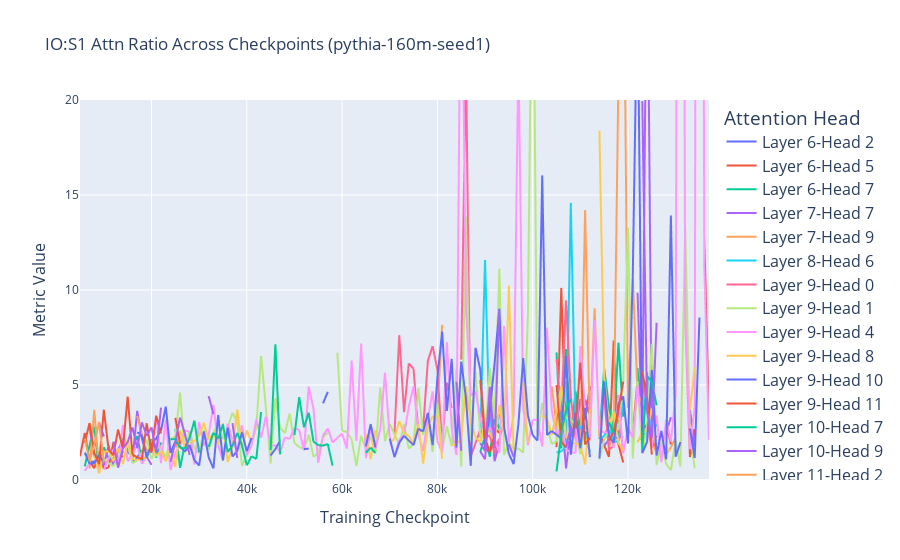

Notebook code cell kept with this figure:
### Code cell
all_heads_io_attn = plot_head_circuit_scores(MODEL_NAME, io_s1_attn_ratio, title= f'IO:S1 Attn Ratio Across Checkpoints ({MODEL_NAME})', limit_to_list=all_nmh, range_y=[0, 20])

### Figure 1 — Plotly figure (JSON) as saved in the notebook; plotly's stock layout.template omitted (floating-point values rounded to 4 significant figures; data arrays with more than 128 entries replaced by an {"elided": "..."} marker saying what was removed)
{"data": [{"hovertemplate": "Layer-Head=Layer 6-Head 2<br>Checkpoint=%{x}<br>Metric Value=%{y}<extra></extra>", "legendgroup": "Layer 6-Head 2", "line": {"color": "#636efa", "dash": "solid"}, "marker": {"symbol": "circle"}, "mode": "lines", "name": "Layer 6-Head 2", "showlegend": true, "type": "scattergl", "x": {"elided": "133 int values"}, "xaxis": "x", "y": {"elided": "133 float values"}, "yaxis": "y"}, {"hovertemplate": "Layer-Head=Layer 6-Head 5<br>Checkpoint=%{x}<br>Metric Value=%{y}<extra></extra>", "legendgroup": "Layer 6-Head 5", "line": {"color": "#EF553B", "dash": "solid"}, "marker": {"symbol": "circle"}, "mode": "lines", "name": "Layer 6-Head 5", "showlegend": true, "type": "scattergl", "x": {"elided": "133 int values"}, "xaxis": "x", "y": {"elided": "133 float values"}, "yaxis": "y"}, {"hovertemplate": "Layer-Head=Layer 6-Head 7<br>Checkpoint=%{x}<br>Metric Value=%{y}<extra></extra>", "legendgroup": "Layer 6-Head 7", "line": {"color": "#00cc96", "dash": "solid"}, "marker": {"symbol": "circle"}, "mode": "lines", "name": "Layer 6-Head 7", "showlegend": true, "type": "scattergl", "x": {"elided": "133 int values"}, "xaxis": "x", "y": {"elided": "133 float values"}, "yaxis": "y"}, {"hovertemplate": "Layer-Head=Layer 7-Head 7<br>Checkpoint=%{x}<br>Metric Value=%{y}<extra></extra>", "legendgroup": "Layer 7-Head 7", "line": {"color": "#ab63fa", "dash": "solid"}, "marker": {"symbol": "circle"}, "mode": "lines", "name": "Layer 7-Head 7", "showlegend": true, "type": "scattergl", "x": {"elided": "133 int values"}, "xaxis": "x", "y": {"elided": "133 float values"}, "yaxis": "y"}, {"hovertemplate": "Layer-Head=Layer 7-Head 9<br>Checkpoint=%{x}<br>Metric Value=%{y}<extra></extra>", "legendgroup": "Layer 7-Head 9", "line": {"color": "#FFA15A", "dash": "solid"}, "marker": {"symbol": "circle"}, "mode": "lines", "name": "Layer 7-Head 9", "showlegend": true, "type": "scattergl", "x": {"elided": "133 int values"}, "xaxis": "x", "y": {"elided": "133 float values"}, "yaxis": "y"}, {"hovertemplate": "Layer-Head=Layer 8-Head 6<br>Checkpoint=%{x}<br>Metric Value=%{y}<extra></extra>", "legendgroup": "Layer 8-Head 6", "line": {"color": "#19d3f3", "dash": "solid"}, "marker": {"symbol": "circle"}, "mode": "lines", "name": "Layer 8-Head 6", "showlegend": true, "type": "scattergl", "x": {"elided": "133 int values"}, "xaxis": "x", "y": {"elided": "133 float values"}, "yaxis": "y"}, {"hovertemplate": "Layer-Head=Layer 9-Head 0<br>Checkpoint=%{x}<br>Metric Value=%{y}<extra></extra>", "legendgroup": "Layer 9-Head 0", "line": {"color": "#FF6692", "dash": "solid"}, "marker": {"symbol": "circle"}, "mode": "lines", "name": "Layer 9-Head 0", "showlegend": true, "type": "scattergl", "x": {"elided": "133 int values"}, "xaxis": "x", "y": {"elided": "133 float values"}, "yaxis": "y"}, {"hovertemplate": "Layer-Head=Layer 9-Head 1<br>Checkpoint=%{x}<br>Metric Value=%{y}<extra></extra>", "legendgroup": "Layer 9-Head 1", "line": {"color": "#B6E880", "dash": "solid"}, "marker": {"symbol": "circle"}, "mode": "lines", "name": "Layer 9-Head 1", "showlegend": true, "type": "scattergl", "x": {"elided": "133 int values"}, "xaxis": "x", "y": {"elided": "133 float values"}, "yaxis": "y"}, {"hovertemplate": "Layer-Head=Layer 9-Head 4<br>Checkpoint=%{x}<br>Metric Value=%{y}<extra></extra>", "legendgroup": "Layer 9-Head 4", "line": {"color": "#FF97FF", "dash": "solid"}, "marker": {"symbol": "circle"}, "mode": "lines", "name": "Layer 9-Head 4", "showlegend": true, "type": "scattergl", "x": {"elided": "133 int values"}, "xaxis": "x", "y": {"elided": "133 float values"}, "yaxis": "y"}, {"hovertemplate": "Layer-Head=Layer 9-Head 8<br>Checkpoint=%{x}<br>Metric Value=%{y}<extra></extra>", "legendgroup": "Layer 9-Head 8", "line": {"color": "#FECB52", "dash": "solid"}, "marker": {"symbol": "circle"}, "mode": "lines", "name": "Layer 9-Head 8", "showlegend": true, "type": "scattergl", "x": {"elided": "133 int values"}, "xaxis": "x", "y": {"elided": "133 float values"}, "yaxis": "y"}, {"hovertemplate": "Layer-Head=Layer 9-Head 10<br>Checkpoint=%{x}<br>Metric Value=%{y}<extra></extra>", "legendgroup": "Layer 9-Head 10", "line": {"color": "#636efa", "dash": "solid"}, "marker": {"symbol": "circle"}, "mode": "lines", "name": "Layer 9-Head 10", "showlegend": true, "type": "scattergl", "x": {"elided": "133 int values"}, "xaxis": "x", "y": {"elided": "133 float values"}, "yaxis": "y"}, {"hovertemplate": "Layer-Head=Layer 9-Head 11<br>Checkpoint=%{x}<br>Metric Value=%{y}<extra></extra>", "legendgroup": "Layer 9-Head 11", "line": {"color": "#EF553B", "dash": "solid"}, "marker": {"symbol": "circle"}, "mode": "lines", "name": "Layer 9-Head 11", "showlegend": true, "type": "scattergl", "x": {"elided": "133 int values"}, "xaxis": "x", "y": {"elided": "133 float values"}, "yaxis": "y"}, {"hovertemplate": "Layer-Head=Layer 10-Head 7<br>Checkpoint=%{x}<br>Metric Value=%{y}<extra></extra>", "legendgroup": "Layer 10-Head 7", "line": {"color": "#00cc96", "dash": "solid"}, "marker": {"symbol": "circle"}, "mode": "lines", "name": "Layer 10-Head 7", "showlegend": true, "type": "scattergl", "x": {"elided": "133 int values"}, "xaxis": "x", "y": {"elided": "133 float values"}, "yaxis": "y"}, {"hovertemplate": "Layer-Head=Layer 10-Head 9<br>Checkpoint=%{x}<br>Metric Value=%{y}<extra></extra>", "legendgroup": "Layer 10-Head 9", "line": {"color": "#ab63fa", "dash": "solid"}, "marker": {"symbol": "circle"}, "mode": "lines", "name": "Layer 10-Head 9", "showlegend": true, "type": "scattergl", "x": {"elided": "133 int values"}, "xaxis": "x", "y": {"elided": "133 float values"}, "yaxis": "y"}, {"hovertemplate": "Layer-Head=Layer 11-Head 2<br>Checkpoint=%{x}<br>Metric Value=%{y}<extra></extra>", "legendgroup": "Layer 11-Head 2", "line": {"color": "#FFA15A", "dash": "solid"}, "marker": {"symbol": "circle"}, "mode": "lines", "name": "Layer 11-Head 2", "showlegend": true, "type": "scattergl", "x": {"elided": "133 int values"}, "xaxis": "x", "y": {"elided": "133 float values"}, "yaxis": "y"}], "layout": {"legend": {"font": {"size": 16}, "title": {"text": "Attention Head"}, "tracegroupgap": 0}, "showlegend": true, "title": {"text": "IO:S1 Attn Ratio Across Checkpoints (pythia-160m-seed1)"}, "xaxis": {"anchor": "y", "domain": [0, 1], "title": {"font": {"size": 16}, "text": "Training Checkpoint"}}, "yaxis": {"anchor": "x", "domain": [0, 1], "range": [0, 20], "title": {"font": {"size": 16}, "text": "Metric Value"}}}}
